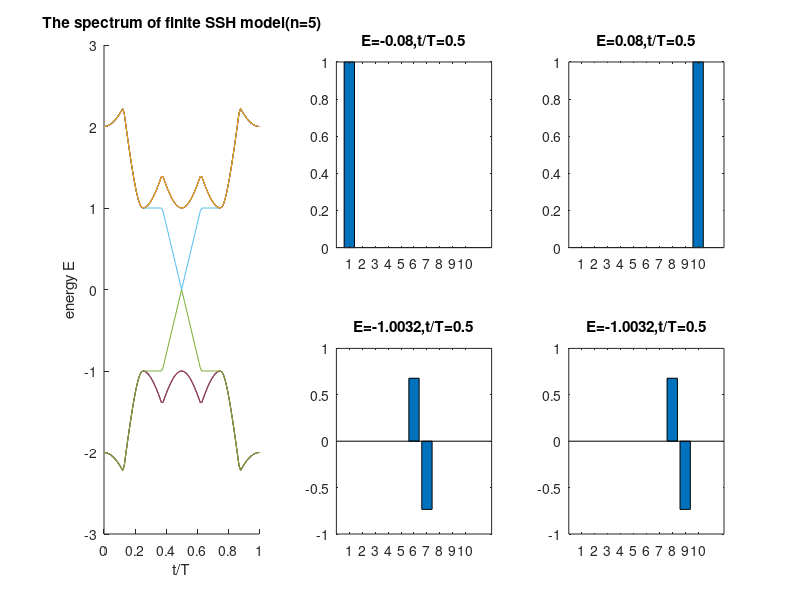

MATLAB code to generate this figure:
clc
clear

n=input('the number of unit cell:\n');
E=zeros(101,2*n);
states=zeros(101,2*n,2*n);

function y = piecewiseFunction(x)
    if  x <= 1/8 && x>= 0
        y = 8*x;       
    elseif x >= 1/8 && x < 3/8
        y = 1; 
    elseif x >= 3/8 && x < 1/2
        y = 1-8*(x-3/8); 
    elseif x>=1/2 && x<=1
        y = 0;      
    else
        y = NaN;
    end
end

% 新函数组合
function y_new0 = newFunction0(x)
    y_new0 = piecewiseFunction(mod(x,1));
end
% 新函数组合出u_t
function y_new1 = newFunction1(x)
    y_new1 = piecewiseFunction(mod(x,1))-piecewiseFunction(mod(x+1/2,1));
end
% 新函数组合出v_t
function y_new2 = newFunction2(x)
    y_new2 = piecewiseFunction(mod(x+1/4,1))*2;
end
% 新函数组合出w_t
function y_new3 = newFunction3(x)
    y_new3 = piecewiseFunction(mod(x-1/4,1));
end


% 画图
%x = 0:0.01:1;
%a_t = arrayfun(@newFunction0, x);
%u = arrayfun(@newFunction1, x);
%v = arrayfun(@newFunction2, x);
%w = arrayfun(@newFunction3, x);



%研究范围是0<t/T<3
for j=1:1:101
    a=(j-1)*0.01;
    u = arrayfun(@newFunction1, a);
    v = arrayfun(@newFunction2, a);
    w = arrayfun(@newFunction3, a);
    %构造哈密顿量
    H=zeros(2*n,2*n);
    H(1,2)=v;
    H(1,1)=u;
    H(2,2)=-u;
    H(2*n,2*n-1)=v;
    for i=1:1:n-1
        H(2*i,2*i-1)=v;
        H(2*i,2*i+1)=w;
        H(2*i+1,2*i)=w;
        H(2*i+1,2*i+2)=v;
        H(2*i+1,2*i+1)=u;
        H(2*(i+1),2*(i+1))=-u;
    end
    [states(j,:,:),V]=eigs(H,2*n);%求解本征值和本征矢，函数具体用法可以看文档
    E(j,:)=diag(V);
end

Eorder=sort(E,2);%额外排个序方便画图
%Eorder=E;
a=0:0.01:1;
figure

subplot(2,3,[1,4]);%画出本征值分布即能量随v/w的变化
hold on
for j=1:1:2*n
    plot(a,Eorder(:,j));
end
hold off
xlabel('t/T');
ylabel('energy E');
title(['The spectrum of finite SSH model(n=',num2str(n),')']);

%画出v/w=0.5时两个能量最接近0的本征态分布
subplot(2,3,2);
bar(states(52,:,2*n-1));
title(['E=',num2str(E(52,2*n-1)),',t/T=0.5']);

subplot(2,3,3);
bar(states(52,:,2*n));
title(['E=',num2str(E(52,2*n)),',t/T=0.5']);

%在v/w=0.5处另外随便挑两个本征态画出来
subplot(2,3,5);
bar(states(52,:,2*n-7));
title(['E=',num2str(E(52,2*n-7)),',t/T=0.5']);

subplot(2,3,6);
bar(states(52,:,2*n-6));
title(['E=',num2str(E(52,2*n-6)),',t/T=0.5']);